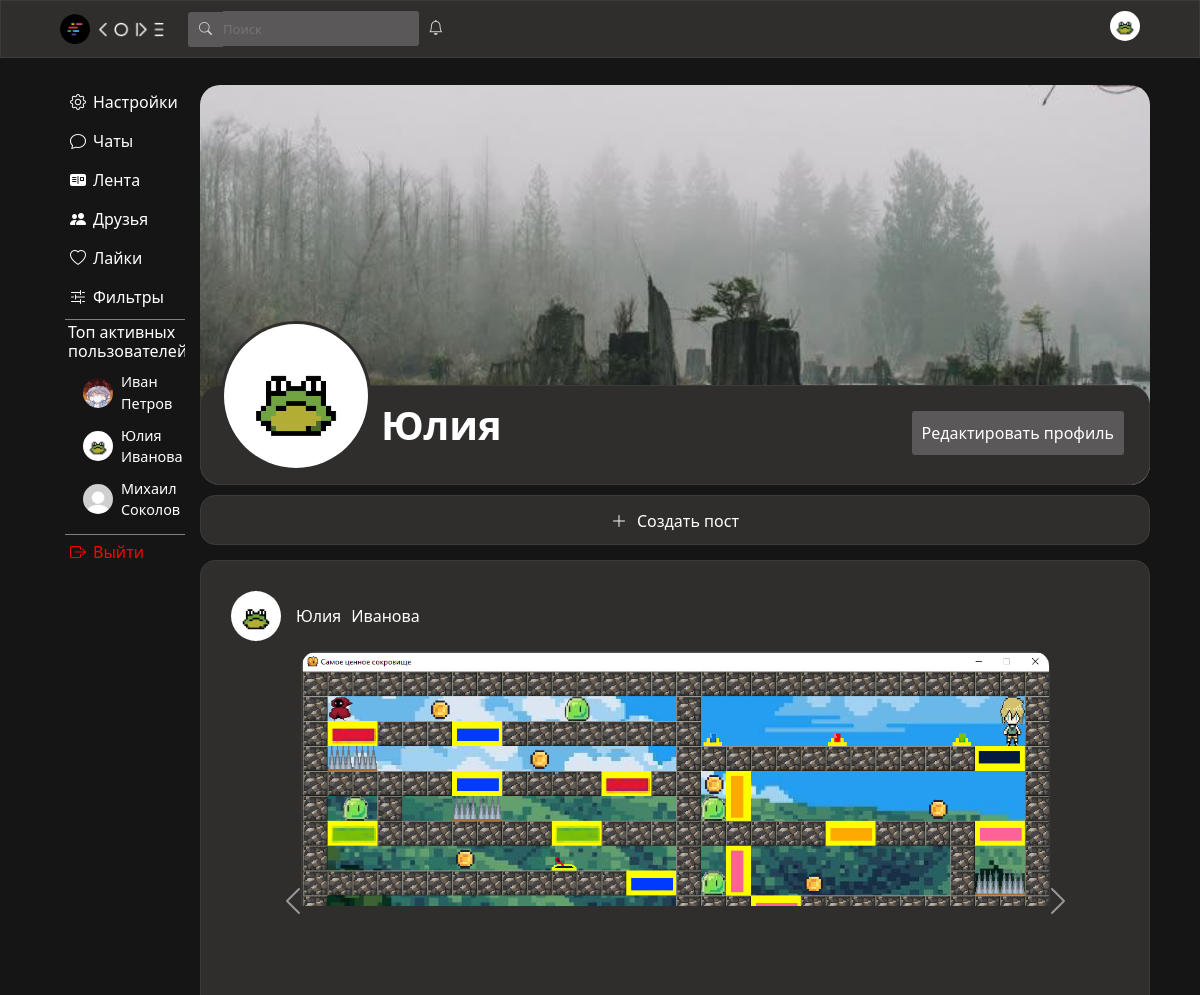
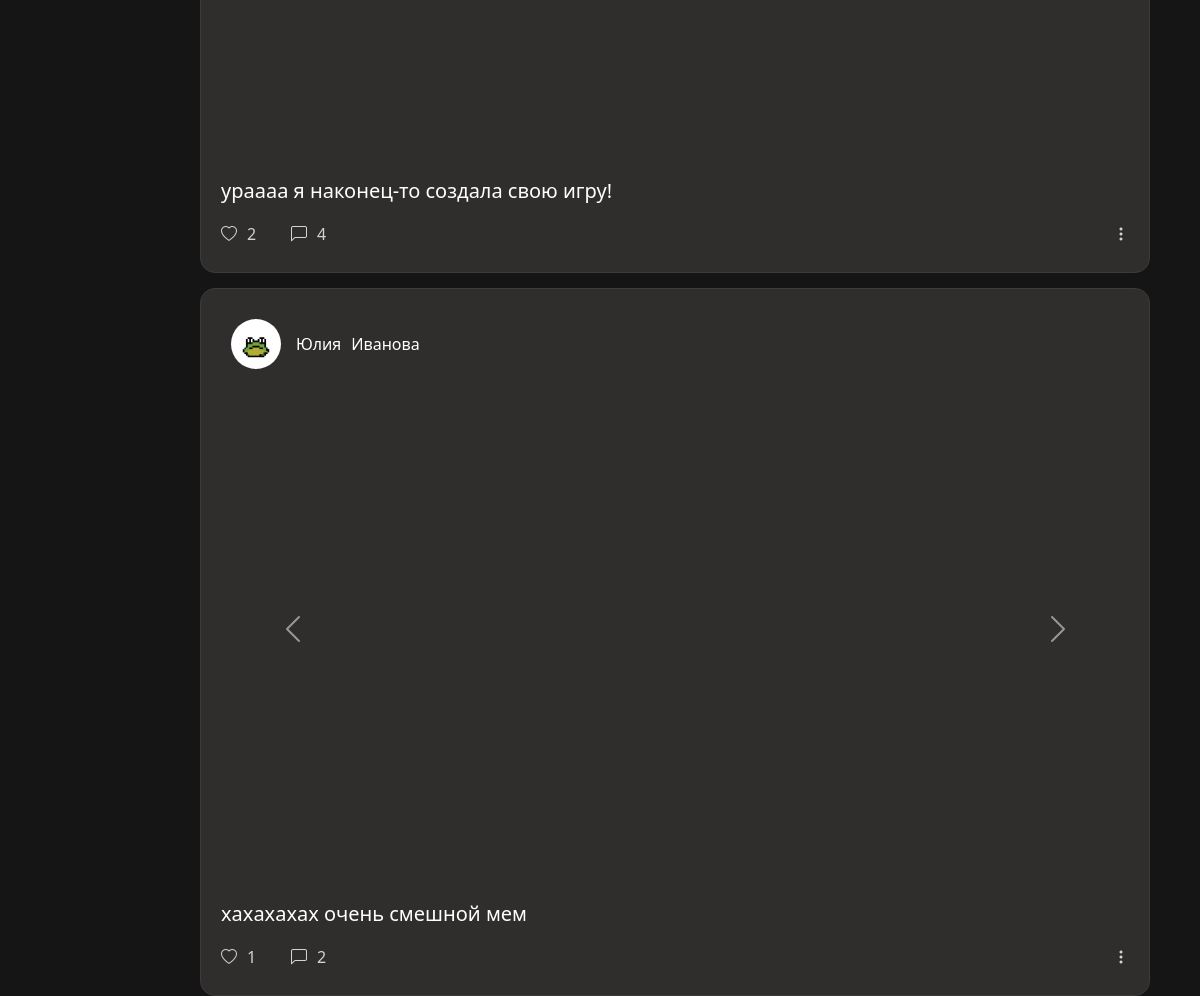
/id/1 (signed in), run on the app's committed database (2 pictures, top to bottom).
### data/users.py (models this page shows, shortened)
class User(SqlAlchemyBase, UserMixin, SerializerMixin):
    __tablename__ = "users"
    id = sqlalchemy.Column(sqlalchemy.Integer, primary_key=True, autoincrement=True)
    surname = sqlalchemy.Column(sqlalchemy.String)
    name = sqlalchemy.Column(sqlalchemy.String)
    age = sqlalchemy.Column(sqlalchemy.Integer)
    city = sqlalchemy.Column(sqlalchemy.String)
    email = sqlalchemy.Column(sqlalchemy.String, unique=True)
    hashed_password = sqlalchemy.Column(sqlalchemy.String)
    post_ids = sqlalchemy.Column(sqlalchemy.String)
    comment_ids = sqlalchemy.Column(sqlalchemy.String)
    post_like_ids = sqlalchemy.Column(sqlalchemy.String)
    post_like_guide_category_ids = sqlalchemy.Column(sqlalchemy.String)
    post_like_ideas_category_ids = sqlalchemy.Column(sqlalchemy.String)
    post_like_mems_category_ids = sqlalchemy.Column(sqlalchemy.String)
    post_like_common_category_ids = sqlalchemy.Column(sqlalchemy.String)
    friends_ids = sqlalchemy.Column(sqlalchemy.String)
    friends_requests = sqlalchemy.Column(sqlalchemy.String)
    own_requests = sqlalchemy.Column(sqlalchemy.String)
    chats_ids = sqlalchemy.Column(sqlalchemy.String)
    img_profile = sqlalchemy.Column(sqlalchemy.String)
    img_avatar = sqlalchemy.Column(sqlalchemy.String)
    sex = sqlalchemy.Column(sqlalchemy.String)
    private_chat_ids = sqlalchemy.Column(sqlalchemy.String)
    modified_date = sqlalchemy.Column(sqlalchemy.DateTime, default=datetime.datetime.now)
    comments = orm.relationship("Comments", back_populates='user')
    posts = orm.relationship("Posts", back_populates='user')

### data/posts.py (models this page shows)
class Posts(SqlAlchemyBase, SerializerMixin):
    __tablename__ = "posts"
    id = sqlalchemy.Column(sqlalchemy.Integer, primary_key=True, autoincrement=True)
    likes = sqlalchemy.Column(
        sqlalchemy.Integer
    )
    caption = sqlalchemy.Column(sqlalchemy.String)
    comments_ids = sqlalchemy.Column(sqlalchemy.String)
    create_date = sqlalchemy.Column(sqlalchemy.DateTime, default=datetime.datetime.now)
    imgs = sqlalchemy.Column(sqlalchemy.String)
    category = sqlalchemy.Column(sqlalchemy.String)
    creater = sqlalchemy.Column(
        sqlalchemy.Integer, sqlalchemy.ForeignKey("users.id")
    )
    isWithPyCode = sqlalchemy.Column(sqlalchemy.Boolean, default=False)
    code = sqlalchemy.Column(sqlalchemy.String)
    likes_user_id = sqlalchemy.Column(sqlalchemy.String)
    user = orm.relationship("User")

### server.py (the view, shortened to what this page needs)
@app.route("/id/<Clientid>", methods=["POST", "GET"])
def id(Clientid):
    if not current_user.is_authenticated:
        return redirect("/")
    try:
        Clientid = int(Clientid)
    except Exception as err:
        abort(404)
    form = SerchUserForm()
    createPostForm = CreatePostForm()
    db_sess = db_session.create_session()
    user = db_sess.query(User).filter(User.id == Clientid).first()
    if not user:
        f.abort(404)
    if form.validate_on_submit() and form.serch_user_id.data:
        return redirect(f"/id/{form.serch_user_id.data}")
    posts_info = db_sess.query(Posts).all()
    filter_value = request.args.get('filter')
    if filter_value:
        posts_info = custom_sorted_posts(posts_info, filter_value)
    else:
        posts_info.reverse()
    posts = []
    for i in posts_info:
        chat = db_sess.query(Chat).get(int(i.comments_ids))
        if chat and int(i.creater) == user.id:
            commentcnt = chat.comments.split(",") if chat.comments else []
            likeBool = str(current_user.id) in i.likes_user_id.split(",") if i.likes_user_id else False
            posts.append(SupportPost(i, chat, len(commentcnt), likeBool, post_img=i.imgs.split(",") if i.imgs else None,
                                     user=user))
    friend_requests = current_user.friends_requests
    current_friends = current_user.friends_ids
    friends = []
    if current_friends:
        friends = current_friends.split(",")
    friends_from_request = []
    if friend_requests:
        for i in friend_requests.split(","):
            friends_from_request.append(db_sess.query(User).filter(User.id == int(i)).first())
        friend_requests = friend_requests.split(",")
    else:
        friend_requests = []
    chat_id = 0
    if current_user.private_chat_ids and user.private_chat_ids:
        cur_chat_ids = current_user.private_chat_ids.split(",")
        user_chat_ids = user.private_chat_ids.split(",")
        chat = db_sess.query(PrivateChat).filter(
            and_(
                PrivateChat.private_chat_with_friend == True,
                PrivateChat.id.in_(cur_chat_ids),
                PrivateChat.id.in_(user_chat_ids)
            )
        ).first()
        if chat:
            chat_id = chat.id
    ClientId = f"/id/{current_user.id}"
    html = f.render_template(
        r"post_block.html",
        createPostForm=createPostForm,
        form=form,
        serch_user=Clientid,
        ClientId=ClientId,
        user=user,
        posts=posts,
        cntposts=len(posts),
        user_chat_id=chat_id,
        friends_from_request=friends_from_request,
        serch_user_in_friends=str(Clientid) in friends,
        serch_user_in_friend_requests=str(Clientid) in friend_requests,
        seeFilter=True,
        top_users=get_activ(db_sess),
        users_search=db_sess.query(User).all(),
        UsersCnt=len(db_sess.query(User).all())
    )
    return html

### forms/serch_user.py
class SerchUserForm(FlaskForm):
    serch_user_id = StringField()

### forms/create_post_form.py
class CreatePostForm(FlaskForm):
    imgs = MultipleFileField(validators=[
        FileAllowed(["png", "jpg", "jpeg", "gif"]),
        FileSize(max_size=10 * 1024 * 1024)
    ])
    caption = TextAreaField()
    category = CustomRadioField(choices=[
        ('all', '#Общее'),
        ('guide', '#Гайды'),
        ('mems', '#Мемы'),
        ('ideas', '#Идеи')
    ], default='all')
    code = TextAreaField()
    submit = SubmitField('Готово')

### data/db_session.py (called while the page is built)
def create_session() -> Session:
    global __factory
    return __factory()

### forms/create_post_form.py (called while the page is built)
    def __call__(self, field, **kwargs):
        kwargs.setdefault("id", field.id)
        html = []
        for subfield in field:
            html.append(f"<div id='category'>{subfield()}<span class='radio-label'>{subfield.label}</span></div>")
        return Markup("".join(html))

### server.py (called while the page is built)
def get_activ(db_sess):
    active_users = []
    for user in db_sess.query(User).all():
        likes_count = len(user.post_like_ids.split(",")) if user.post_like_ids else 0
        posts_count = len(user.post_ids.split(",")) if user.post_ids else 0
        activity_score = likes_count + 2 * posts_count
        if activity_score > 0:
            active_users.append({
                'user': user,
                'score': activity_score
            })
    active_users.sort(key=lambda x: x['score'], reverse=True)
    top_users = [item['user'] for item in active_users[:3]]
    return top_users

@login_manager.user_loader
def load_user(user_id):
    db_sess = db_session.create_session()
    return db_sess.query(User).get(user_id)

### templates/post_block.html (shortened to what this page needs)
{% extends "personal_page.html" %}
{% block posts %}
{% for i in range(cntposts) %}
<div class="wrapper-carousel">
    <div class="friend-item">
        <div class="avatar-and-name-friend">
            <div class="friend-avatar-box-create-chat">
                <a href="/id/{{posts[i].user.id}}"><img class="friend-avatar-create-chat" {% if posts[i].user.img_avatar %} src="{{posts[i].user.img_avatar}}" {% else %} src="../static/img/avatar.jpg" {% endif %} alt=""></a>
            </div>
            <p style="margin-right: 10px; max-width: 450px; overflow: hidden;" class="name-friend-create-chat">{{posts[i].user.name}}</p>
            <p style="max-width: 450px; overflow: hidden;" class="name-friend-create-chat">{{posts[i].user.surname}}</p>
        </div>
    </div>
    <div {% if not posts[i].post_img %} style="height: auto; overflow-wrap: break-word;" {% else %} style="overflow-wrap: break-word;" {% endif %} id=Post_{{posts[i].post.id}} class="carousel slide">
        {% if posts[i].post_img %}
        <div class="carousel-inner">
        {% for img in posts[i].post_img %}
            <div class="clear-fix adjust-img">
                <div class="carousel-item active">
                    <img id="img" src={{img}} class="d-block w-100" alt="...">
                </div>
            </div>
        {% endfor %}
        </div>
        <button class="carousel-control-prev" type="button" data-bs-target=#Post_{{posts[i].post.id}} data-bs-slide="prev">
            <span class="carousel-control-prev-icon" aria-hidden="true"></span>
        </button>
        <button class="carousel-control-next" type="button" data-bs-target=#Post_{{posts[i].post.id}} data-bs-slide="next">
            <span class="carousel-control-next-icon" aria-hidden="true"></span>
        </button>
        {% endif %}
    </div>
    <div class="caption">
        <p><p>{{posts[i].post.caption}}</p></p>
    </div>
    <div style="display: flex; flex-direction: row; justify-content: space-between;">
        <div class="likes-and-comments">
            <div {% if posts[i].likeBool %} data-bool='1' {% else %} data-bool='0' {% endif%} id={{i}} class="likes"><i {% if posts[i].likeBool %} class="bi bi-heart-fill" {% else %} class="bi bi-heart" {% endif%}></i><span style="padding-left: 10px; width: 80%;">{{posts[i].post.likes}}</span></div>
            <a style="display: block;" href="/chat/{{posts[i].chat.id}}"><div class="comments"><i class="bi bi-chat-left"></i><span style="padding-left: 10px;">{{posts[i].commentcnt}}</span></div></a>
        </div>
        {% if posts[i].post.creater == current_user.id %}
            <div style="text-align: right;"><i onclick="event.stopPropagation()" class="more bi bi-three-dots-vertical"></i></div>
        {% endif %}
    </div>
</div>
{% endfor %}
{% endblock %}

### templates/personal_page.html (shortened to what this page needs)
{% extends "base.html" %}
{% block content %}
                <div {% if user.img_profile %} style="background: url({{user.img_profile}}) no-repeat;background-size: cover;" {% endif %} class="div-with-user-info">
                    <div class="div-with-avatar">
                        <div class="avatar-box">
                            <img class="avatar-img" {% if user.img_avatar %} src="{{user.img_avatar}}" {% else %} src="../static/img/avatar.jpg" {% endif %} alt="">
                        </div>
                        <h1 class="UserName">{{user.name}}</h1>
                        {% if current_user.is_authenticated and current_user.id == serch_user %}
                            <a class="edit-profile-button" href="/settings">Редактировать профиль</a>
                        {% elif serch_user_in_friends %}
                            <a class="edit-profile-button" href="/private_chat/{{user_chat_id}}">Написать</a>
                        {% endif %}
                    </div>
                </div>
                {% if current_user.is_authenticated and current_user.id == serch_user %}
                    <div class="create-post-div"><p id="createPost" class="create-post-button"><i style="margin-right: 10px;" class="bi bi-plus-lg"></i><span style="line-height: 50px;">Создать пост</span></p></div>
                {% endif %}
                {% block posts %}{% endblock %}
{% endblock %}

### templates/base.html (shortened to what this page needs)
<!DOCTYPE html>
<html lang="en">
<head>
    <link rel="stylesheet"
    href="https://cdn.jsdelivr.net/npm/bootstrap@5.0.0-beta1/dist/css/bootstrap.min.css"
>
        <link href="https://cdn.jsdelivr.net/npm/bootstrap@5.3.2/dist/css/bootstrap.min.css" rel="stylesheet">
    <link rel="stylesheet" href="https://cdn.jsdelivr.net/npm/bootstrap-icons@1.8.1/font/bootstrap-icons.css">
    <link rel="stylesheet" type="text/css" href="../static/css/style.css" />
</head>
<body>
    <header style="z-index: 99999999;">
        <div class="wrapper">
            <div style="text-align: left;">
                <img src="../static/img/logo.png" class="logo">
                <img src="../static/img/name.png" class="name">
                <form style="position: relative;" class="serch-form" method="post">
                    <i class="bi bi-search serch-img"></i>{{ form.serch_user_id(id="serch", class="serch", style="padding: 0px;", placeholder="Поиск") }}
                </form>
                <div style="display: inline-block; position: relative;">
                    <i onclick="event.stopPropagation()" class="bi bi-bell bell-style"></i>
                </div>
            </div>
            <div style="text-align: right; min-width: 30px;">
                <div class="avatar-box-heder">
                    {% if current_user.img_avatar %}
                        <a id="avatar-img-heder-linck" href={{ClientId}}><img class="avatar-img-heder" src="{{current_user.img_avatar}}" alt=""></a>
                    {% else %}
                        <a id="avatar-img-heder-linck" href={{ClientId}}><img class="avatar-img-heder" src="../static/img/avatar.jpg"></a>
                    {% endif %}
                </div>
            </div>
        </div>
    </header>
    <main>
        <div class="something">
            <div class="menu">
                <ul style="position: sticky; top: 70px;">
                    <li class="menu-li"><a href="/settings"><i style="margin-right: 7px;" class="bi bi-gear"></i>Настройки</a></li>
                    <li class="menu-li"><a href="/chats"><i style="margin-right: 7px;" class="bi bi-chat"></i>Чаты</a></li>
                    <li class="menu-li"><a href="/main"><i style="margin-right: 7px;" class="bi bi-postcard-fill"></i>Лента</a></li>
                    <li class="menu-li"><a href="/friends"><i style="margin-right: 7px;" class="bi bi-people-fill"></i>Друзья</a></li>
                    <li class="menu-li"><a href="/likes"><i style="margin-right: 7px;" class="bi bi-heart"></i>Лайки</a></li>
                    {% if seeFilter %}
                    <li class="menu-li">
                        <p id="bi-sliders2" style="margin-bottom: 0;"><i style="margin-right: 7px;" class="bi bi-sliders2"></i>Фильтры</p>
                    </li>
                    {% endif %}
                    <li style="list-style: none; border-top: 1px solid gray; border-bottom: 1px solid gray; width: 120px; overflow: hidden; padding: 3px;">
                        <h6 style="color: white;">Топ активных пользователей:</h6>
                        {% if top_users %}
                            <div class="top-users-list" style="margin-left: 15px;">
                                {% for user in top_users[:3] %}
                                    <div class="top-user-item" style="margin-bottom: 10px;">
                                        <a href="/id/{{ user.id }}" style="display: flex; align-items: center; text-decoration: none; color: inherit;">
                                            <img src="{{ user.img_avatar or '../static/img/avatar.jpg' }}"
                                                 style="width: 30px; height: 30px; border-radius: 50%; margin-right: 8px; object-fit: cover;">
                                            <span style="color: white;">{{ user.name }} {{ user.surname }}</span>
                                        </a>
                                    </div>
                                {% endfor %}
                            </div>
                        {% else %}
                            <p style="color: #999; font-size: 0.9rem; margin-left: 15px;">Пока нет активных пользователей</p>
                        {% endif %}
                    </li>
                    {% if current_user.is_authenticated %}
                        <li style="color: red;" class="menu-li"><a style="color: red;" href="/logout"><i style="margin-right: 7px; color: red;" class="bi bi-box-arrow-right"></i>Выйти</a></li>
                    {% endif %}
                </ul>
            </div>
            <div class="user-info">
                {% block content %}{% endblock %}
            </div>
        </div>
    </main>
</body>
</html>

### data on the page
User: shows a picture, name "Иван", surname "Петров"
User: shows a picture, name "Юлия", surname "Иванова", img_profile (picture), name "Юлия" "Юлия", surname "Иванова" "Иванова"
User: shows a picture, name "Михаил", surname "Соколов"
Posts: caption "ураааа я наконец-то создала свою игру!", likes "2"
Posts: shows a picture, caption "хахахахах очень смешной мем", likes "1"

### other printed values
{{ posts[i].commentcnt }} "4" "2"
